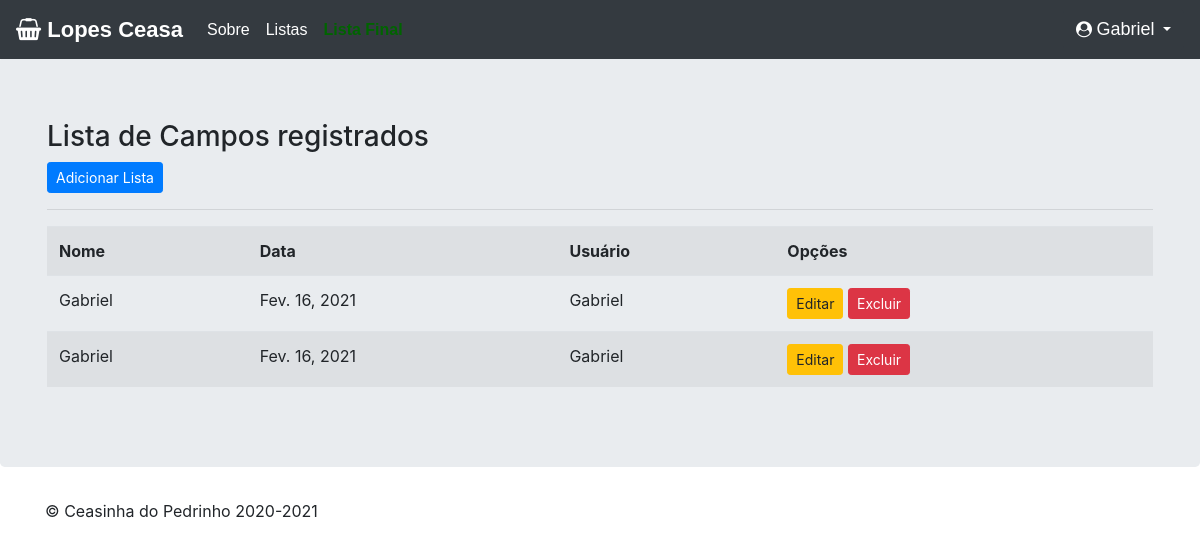
Page /listar/campos/ (signed in) on the earlier database version.
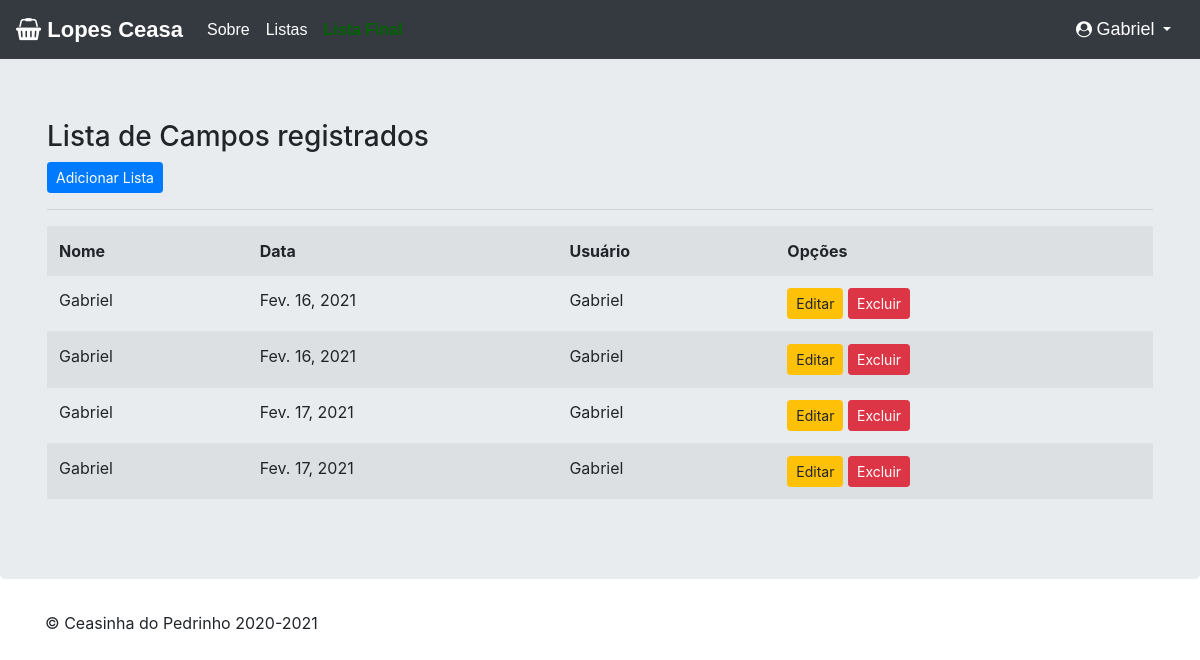
Same page on the later database version.
### cadastros/models.py (models this page shows, shortened)
class Campo(models.Model):
    nome = models.CharField(max_length=50, help_text='Digite o nome igual o do seu Login.')
    data = models.DateField(default=date.today)
    usuario = models.ForeignKey(User, on_delete=models.PROTECT)

### cadastros/views.py (the view)
# urls.py: path('listar/campos/', CampoList.as_view(), name='listar-campos'),
class CampoList(LoginRequiredMixin, ListView):
    login_url = reverse_lazy('login')
    model = Campo
    template_name = 'cadastros/listas/campo.html'
    def get_queryset(self):
        self.object_list = Campo.objects.filter(usuario=self.request.user)
        return self.object_list

### cadastros/templates/cadastros/listas/campo.html (shortened to what this page needs)
{% extends "paginas/templates/modelopro.html" %}
{% load static}
{% block titulo %}
{% block principal %}
<h3>Lista de Campos registrados</h3>
<a href="{% url 'cadastrar-campo' %}" class="btn btn-primary btn-sm">Adicionar Lista</a>
<hr>
<table class="table table-striped">
    <tr>
        <th>Nome</th>
        <th>Data</th>
        <th>Usuário</th>
        <th>Opções</th>
    </tr>
    {% for campo in object_list %}
    <tr>
        <td>{{ campo.nome }}</td>
        <td>{{ campo.data }}</td>
        <td>{{ campo.usuario }}</td>
        <td>
            <a href="{% url 'editar-campo' campo.pk %}" class="btn btn-warning btn-sm" title="Editar">Editar</a>
            <a href="{% url 'excluir-campo' campo.pk %}" class="btn btn-danger btn-sm" title="Editar">Excluir</a>
        </td>
    </tr>
    {% empty %}
    <tr>
        <td colspan="3">Nenhum campo registrado</td>
    </tr>
    {% endfor %}
</table>
{%endblock%}

Differences in the rows shown:
added Campo: nome "Gabriel", data "Fev. 17, 2021", usuario "Gabriel"
added Campo: nome "Gabriel", data "Fev. 17, 2021", usuario "Gabriel"
